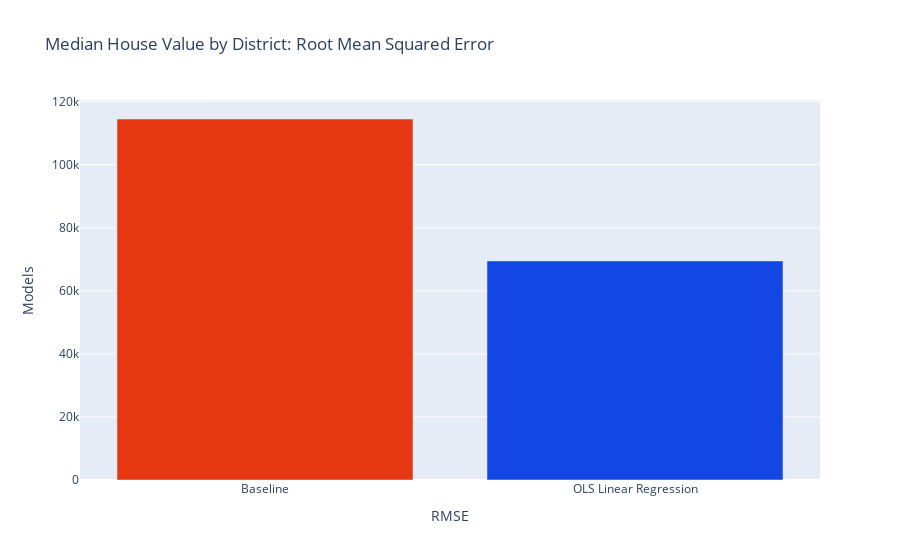

Notebook code cell kept with this figure:
### Code cell
# Bar chart with plotly: RMSE
import plotly.graph_objects as go
trace = go.Bar(x=list(evaluation_df.index), y=evaluation_df['RMSE'], marker=dict(color=['#E53712', '#1247E5']))
layout = go.Layout(title = 'Median House Value by District: Root Mean Squared Error', # Graph title
    yaxis = dict(title = 'Models'), # x-axis label
    xaxis = dict(title = 'RMSE'), # y-axis label  
                  ) 

fig = go.Figure(data = [trace], layout=layout)
fig

### Figure 1 — Plotly figure (JSON) as saved in the notebook; plotly's stock layout.template omitted (floating-point values rounded to 4 significant figures)
{"data": [{"marker": {"color": ["#E53712", "#1247E5"]}, "type": "bar", "x": ["Baseline", "OLS Linear Regression"], "y": [114485, 69479]}], "layout": {"autosize": true, "title": {"text": "Median House Value by District: Root Mean Squared Error"}, "xaxis": {"autorange": true, "range": [-0.5, 1.5], "title": {"text": "RMSE"}, "type": "category"}, "yaxis": {"autorange": true, "range": [0, 120500.0], "title": {"text": "Models"}, "type": "linear"}}}
